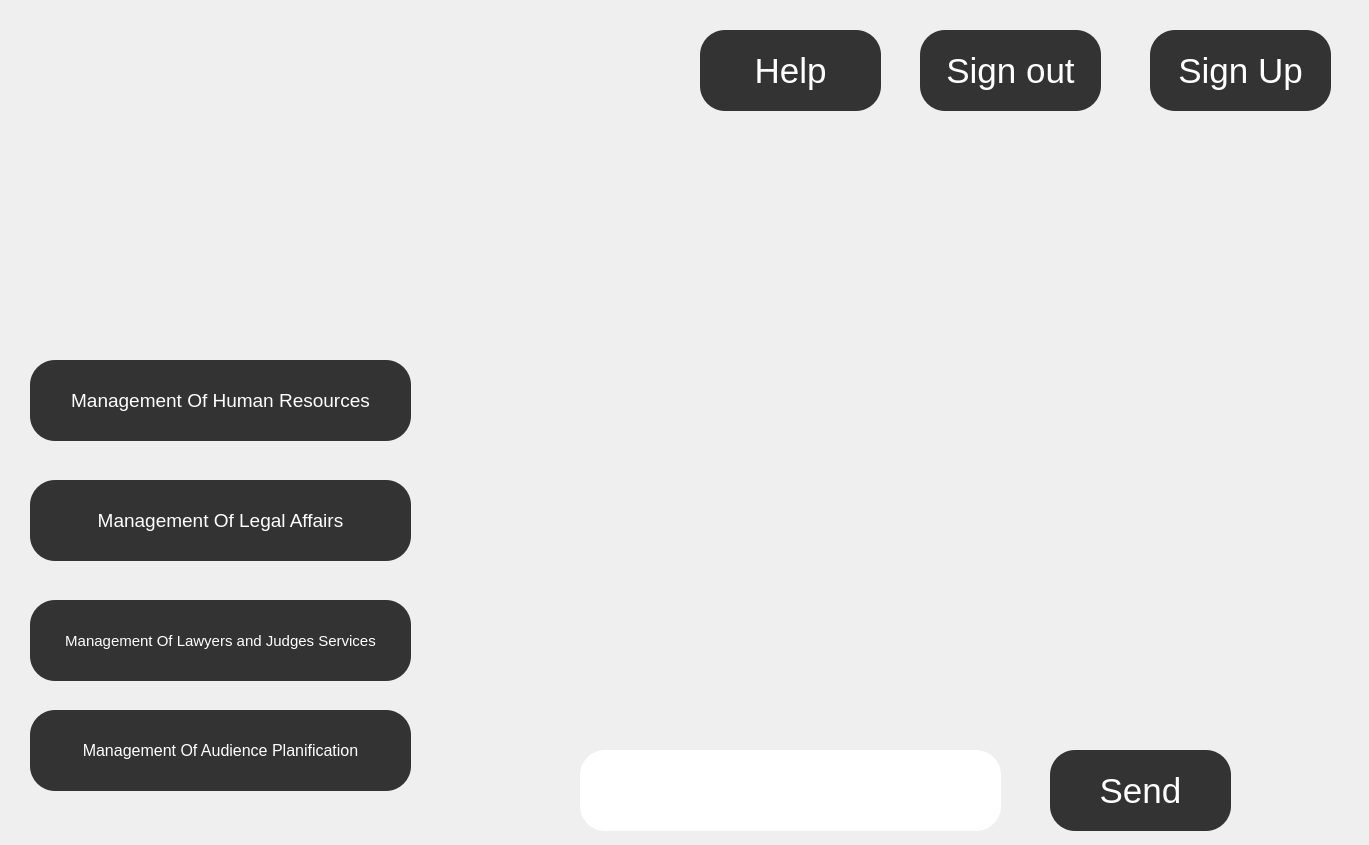
<?xml version="1.0" encoding="UTF-8"?>
<ui version="4.0">
 <class>MainWindow</class>
 <widget class="QMainWindow" name="MainWindow">
  <property name="geometry">
   <rect>
    <x>0</x>
    <y>0</y>
    <width>1369</width>
    <height>845</height>
   </rect>
  </property>
  <property name="windowTitle">
   <string>MainWindow</string>
  </property>
  <property name="styleSheet">
   <string notr="true">*{
	background:url(C:/Users/ALA/Desktop/2A/projet/azzz.png) ;
}</string>
  </property>
  <widget class="QWidget" name="centralwidget">
   <widget class="QPushButton" name="pushButton_11">
    <property name="geometry">
     <rect>
      <x>30</x>
      <y>480</y>
      <width>381</width>
      <height>81</height>
     </rect>
    </property>
    <property name="font">
     <font>
      <pointsize>14</pointsize>
     </font>
    </property>
    <property name="styleSheet">
     <string notr="true">*{
border-color: bluedark;
border-radius: 25px;
background:#333333;
color:white;


}

*:hover
{
	color:#333333;
	border-radius:25px;
	background:white
}

*:pressed{
border-color: bluedark;
border-radius: 25px;
background:#333333;
color:white;


}</string>
    </property>
    <property name="text">
     <string>Management Of Legal Affairs</string>
    </property>
   </widget>
   <widget class="QPushButton" name="pushButton_8">
    <property name="geometry">
     <rect>
      <x>920</x>
      <y>30</y>
      <width>181</width>
      <height>81</height>
     </rect>
    </property>
    <property name="font">
     <font>
      <pointsize>26</pointsize>
     </font>
    </property>
    <property name="styleSheet">
     <string notr="true">*{
border-color: bluedark;
border-radius: 25px;
background:#333333;
color:white;


}

*:hover
{
	color:#333333;
	border-radius:25px;
	background:white
}

*:pressed{
border-color: bluedark;
border-radius: 25px;
background:#333333;
color:white;


}</string>
    </property>
    <property name="text">
     <string>Sign out</string>
    </property>
   </widget>
   <widget class="QPushButton" name="pushButton_14">
    <property name="geometry">
     <rect>
      <x>580</x>
      <y>750</y>
      <width>421</width>
      <height>81</height>
     </rect>
    </property>
    <property name="font">
     <font>
      <pointsize>12</pointsize>
     </font>
    </property>
    <property name="styleSheet">
     <string notr="true">*{
border-color: bluedark;
border-radius: 25px;
background:white;
color:white;


}

</string>
    </property>
    <property name="text">
     <string>Management Of Audience Planification</string>
    </property>
   </widget>
   <widget class="QPushButton" name="pushButton_7">
    <property name="geometry">
     <rect>
      <x>700</x>
      <y>30</y>
      <width>181</width>
      <height>81</height>
     </rect>
    </property>
    <property name="font">
     <font>
      <pointsize>26</pointsize>
     </font>
    </property>
    <property name="styleSheet">
     <string notr="true">*{
border-color: bluedark;
border-radius: 25px;
background:#333333;
color:white;


}

*:hover
{
	color:#333333;
	border-radius:25px;
	background:white
}

*:pressed{
border-color: bluedark;
border-radius: 25px;
background:#333333;
color:white;


}</string>
    </property>
    <property name="text">
     <string>Help</string>
    </property>
   </widget>
   <widget class="QPushButton" name="pushButton_12">
    <property name="geometry">
     <rect>
      <x>30</x>
      <y>600</y>
      <width>381</width>
      <height>81</height>
     </rect>
    </property>
    <property name="font">
     <font>
      <pointsize>11</pointsize>
     </font>
    </property>
    <property name="styleSheet">
     <string notr="true">*{
border-color: bluedark;
border-radius: 25px;
background:#333333;
color:white;


}

*:hover
{
	color:#333333;
	border-radius:25px;
	background:white
}

*:pressed{
border-color: bluedark;
border-radius: 25px;
background:#333333;
color:white;


}</string>
    </property>
    <property name="text">
     <string>Management Of Lawyers and Judges Services</string>
    </property>
   </widget>
   <widget class="QPushButton" name="pushButton_10">
    <property name="geometry">
     <rect>
      <x>30</x>
      <y>360</y>
      <width>381</width>
      <height>81</height>
     </rect>
    </property>
    <property name="font">
     <font>
      <pointsize>14</pointsize>
     </font>
    </property>
    <property name="styleSheet">
     <string notr="true">*{
border-color: bluedark;
border-radius: 25px;
background:#333333;
color:white;


}

*:hover
{
	color:#333333;
	border-radius:25px;
	background:white
}

*:pressed{
border-color: bluedark;
border-radius: 25px;
background:#333333;
color:white;


}</string>
    </property>
    <property name="text">
     <string>Management Of Human Resources</string>
    </property>
   </widget>
   <widget class="QPushButton" name="pushButton_9">
    <property name="geometry">
     <rect>
      <x>1150</x>
      <y>30</y>
      <width>181</width>
      <height>81</height>
     </rect>
    </property>
    <property name="font">
     <font>
      <pointsize>26</pointsize>
     </font>
    </property>
    <property name="styleSheet">
     <string notr="true">*{
border-color: bluedark;
border-radius: 25px;
background:#333333;
color:white;


}

*:hover
{
	color:#333333;
	border-radius:25px;
	background:white
}

*:pressed{
border-color: bluedark;
border-radius: 25px;
background:#333333;
color:white;


}</string>
    </property>
    <property name="text">
     <string>Sign Up</string>
    </property>
   </widget>
   <widget class="QPushButton" name="pushButton_15">
    <property name="geometry">
     <rect>
      <x>1050</x>
      <y>750</y>
      <width>181</width>
      <height>81</height>
     </rect>
    </property>
    <property name="font">
     <font>
      <pointsize>26</pointsize>
     </font>
    </property>
    <property name="styleSheet">
     <string notr="true">*{
border-color: bluedark;
border-radius: 25px;
background:#333333;
color:white;


}

*:hover
{
	color:#333333;
	border-radius:25px;
	background:white
}

*:pressed{
border-color: bluedark;
border-radius: 25px;
background:#333333;
color:white;


}</string>
    </property>
    <property name="text">
     <string>Send</string>
    </property>
   </widget>
   <widget class="QPushButton" name="pushButton_13">
    <property name="geometry">
     <rect>
      <x>30</x>
      <y>710</y>
      <width>381</width>
      <height>81</height>
     </rect>
    </property>
    <property name="font">
     <font>
      <pointsize>12</pointsize>
     </font>
    </property>
    <property name="styleSheet">
     <string notr="true">*{
border-color: bluedark;
border-radius: 25px;
background:#333333;
color:white;


}

*:hover
{
	color:#333333;
	border-radius:25px;
	background:white
}

*:pressed{
border-color: bluedark;
border-radius: 25px;
background:#333333;
color:white;


}</string>
    </property>
    <property name="text">
     <string>Management Of Audience Planification</string>
    </property>
   </widget>
  </widget>
 </widget>
 <resources/>
 <connections/>
</ui>
